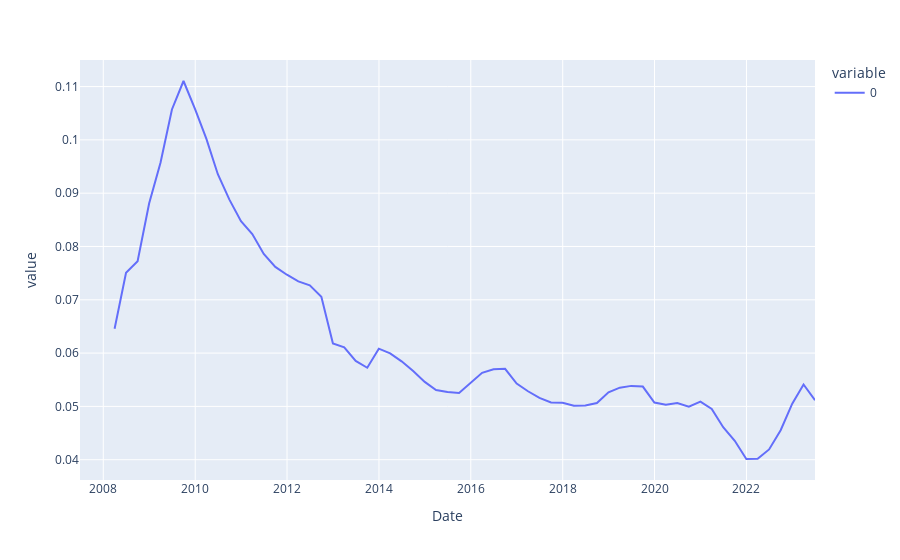

Notebook source saved alongside this figure:
### Code cell
px.line((dvd / ohlc.shift(1).loc[dvd.index, 'Close']).resample('Q').sum().rolling(4).sum())
